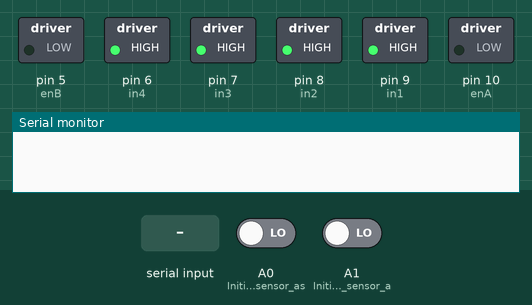
Simulated run of this sketch. Board: Arduino Uno, built with avr-gcc and run on an emulated ATmega328P. On the bench: switched loads named in the sketch (green lamp = pin HIGH), the last lines printed to the serial monitor. The test bench sets the inputs (shaded band); at power-on: A0 (Initialize_left_sensor_as) LOW, A1 (Initialize_right_sensor_a) LOW.

Above: at 1.2 s.
1.3 s: "f" received over Serial
At 1.7 s:
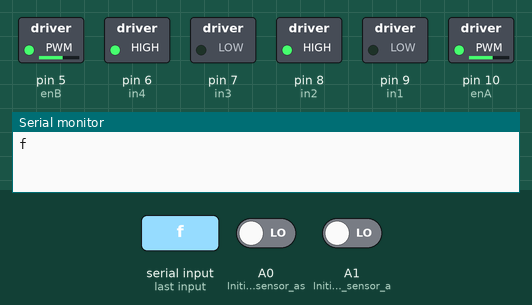
2.8 s: "b" received over Serial
At 4.0 s:
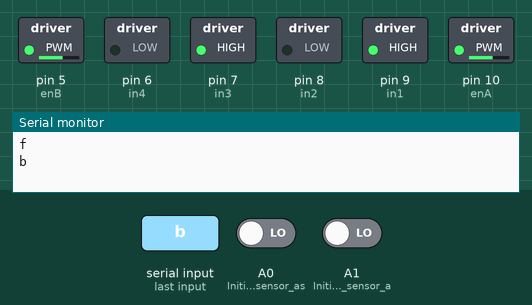
4.3 s: "r" received over Serial
At 5.2 s:
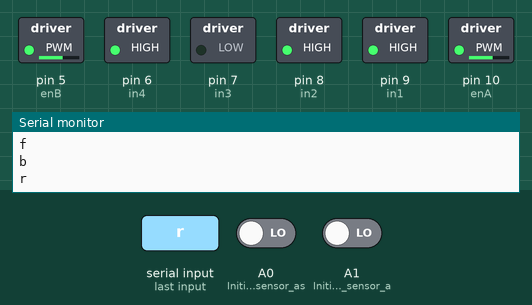
5.8 s: "l" received over Serial
At 6.3 s:
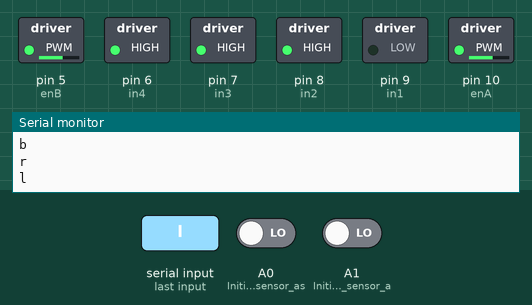
7.3 s: "m" received over Serial
At 8.5 s:
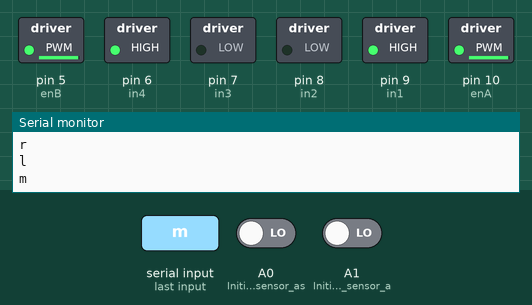
8.8 s: A0 (Initialize_left_sensor_as) driven HIGH
At 9.8 s:
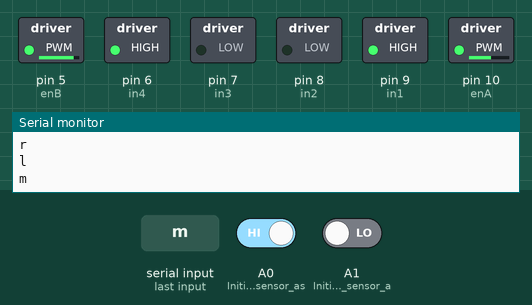
Timing chart, 0 to 11.3 s (numbered marks = the images above; inputs shaded):
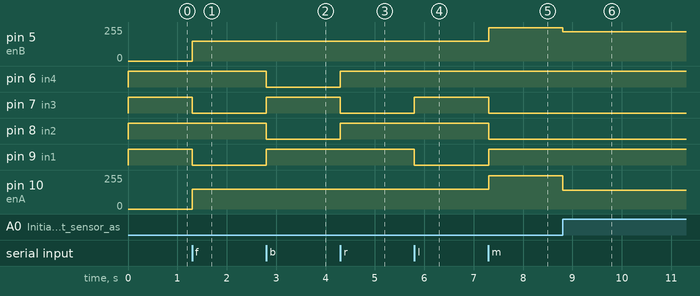

The sketch:

Final_robot_code.ino
```cpp
// ========================================
// PIN DEFINITIONS
// ========================================
int in1 = 9;                    // Motor A direction pin 1
int in2 = 8;                    // Motor A direction pin 2
int in3 = 7;                    // Motor B direction pin 1
int in4 = 6;                    // Motor B direction pin 2
int enA = 10;                   // Motor A speed control (PWM)
int enB = 5;                    // Motor B speed control (PWM)

// ========================================
// SPEED CONFIGURATIONS
// ========================================
int M1_bluetooth = 150;         // Motor 1 speed for bluetooth control
int M2_bluetooth = 150;         // Motor 2 speed for bluetooth control
int M1_Speed = 93;              // Speed of motor right (line following)
int M2_Speed = 93;              // Speed of motor left (line following)
int LeftRotationSpeed = 124;    // Left rotation speed
int RightRotationSpeed = 124;   // Right rotation speed

// ========================================
// GLOBAL VARIABLES
// ========================================
char bluetooth;                 // Variable to store bluetooth command

// ========================================
// SETUP FUNCTION
// ========================================
void setup() {
  // Configure motor control pins as outputs
  pinMode(in1, OUTPUT);
  pinMode(in2, OUTPUT);
  pinMode(in3, OUTPUT);
  pinMode(in4, OUTPUT);

  // Configure motor speed control pins as outputs
  pinMode(enA, OUTPUT);
  pinMode(enB, OUTPUT);

  // Configure sensor pins as inputs
  pinMode(A0, INPUT);           // Initialize left sensor as input
  pinMode(A1, INPUT);           // Initialize right sensor as input

  // Initialize serial communication for bluetooth
  Serial.begin(9600);
}

// ========================================
// MAIN LOOP
// ========================================
void loop() {
  // Read sensor values
  int LEFT_SENSOR = digitalRead(A0);
  int RIGHT_SENSOR = digitalRead(A1);

  // Check for bluetooth commands
  if (Serial.available()) {
    bluetooth = Serial.read();
    Serial.println(bluetooth);
  }

  // Process bluetooth commands
  if (bluetooth == 'f') {
    forwardB();                 // Move forward (bluetooth control)
  }
  else if (bluetooth == 'b') {
    backwardB();                // Move backward (bluetooth control)
  }
  else if (bluetooth == 'r') {
    rightB();                   // Turn right (bluetooth control)
  }
  else if (bluetooth == 'l') {
    leftB();                    // Turn left (bluetooth control)
  }
  else if (bluetooth == 'm') {
    // Line following mode - sensor-based navigation
    if (RIGHT_SENSOR == 1 && LEFT_SENSOR == 1) {
      forward();                // Both sensors detect line - move forward
    }
    else if (RIGHT_SENSOR == 1 && LEFT_SENSOR == 0) {
      left();                   // Right sensor detects line - turn left
    }
    else if (RIGHT_SENSOR == 0 && LEFT_SENSOR == 1) {
      right();                  // Left sensor detects line - turn right
    }
    else if (RIGHT_SENSOR == 0 && LEFT_SENSOR == 0) {
      // No line detected - execute search pattern
      digitalWrite(in1, HIGH);
      digitalWrite(in2, LOW);
      digitalWrite(in3, LOW);
      digitalWrite(in4, HIGH);
      analogWrite(enA, 250);
      analogWrite(enB, 250);
    }
    else {
      Stop();                   // Default case - stop robot
    }
  }
  else {
    Stop();                     // No valid command - stop robot
  }
}

// ========================================
// MOVEMENT FUNCTIONS - LINE FOLLOWING
// ========================================

// Move forward during line following
void forward() {
  digitalWrite(in1, LOW);
  digitalWrite(in2, HIGH);
  digitalWrite(in3, LOW);
  digitalWrite(in4, HIGH);
  analogWrite(enA, M1_Speed);
  analogWrite(enB, M2_Speed);
}

// Turn right during line following
void right() {
  digitalWrite(in1, HIGH);
  digitalWrite(in2, LOW);
  digitalWrite(in3, LOW);
  digitalWrite(in4, HIGH);
  analogWrite(enA, 140);
  analogWrite(enB, 220);
}

// Turn left during line following
void left() {
  digitalWrite(in1, LOW);
  digitalWrite(in2, HIGH);
  digitalWrite(in3, HIGH);
  digitalWrite(in4, LOW);
  analogWrite(enA, 220);
  analogWrite(enB, 160);
}

// ========================================
// MOVEMENT FUNCTIONS - BLUETOOTH CONTROL
// ========================================

// Move forward via bluetooth command
void forwardB() {
  digitalWrite(in1, LOW);
  digitalWrite(in2, HIGH);
  digitalWrite(in3, LOW);
  digitalWrite(in4, HIGH);
  analogWrite(enA, M1_bluetooth);
  analogWrite(enB, M2_bluetooth);
}

// Move backward via bluetooth command
void backwardB() {
  digitalWrite(in1, HIGH);
  digitalWrite(in2, LOW);
  digitalWrite(in3, HIGH);
  digitalWrite(in4, LOW);
  analogWrite(enA, M1_bluetooth);
  analogWrite(enB, M2_bluetooth);
}

// Turn right via bluetooth command
void rightB() {
  digitalWrite(in1, HIGH);
  digitalWrite(in2, HIGH);
  digitalWrite(in3, LOW);
  digitalWrite(in4, HIGH);
  analogWrite(enA, M1_bluetooth);
  analogWrite(enB, M2_bluetooth);
}

// Turn left via bluetooth command
void leftB() {
  digitalWrite(in1, LOW);
  digitalWrite(in2, HIGH);
  digitalWrite(in3, HIGH);
  digitalWrite(in4, HIGH);
  analogWrite(enA, M1_bluetooth);
  analogWrite(enB, M2_bluetooth);
}


// Stop all motors
void Stop() {
  digitalWrite(in1, HIGH);
  digitalWrite(in2, HIGH);
  digitalWrite(in3, HIGH);
  digitalWrite(in4, HIGH);
}
```

Measured:
- after the input at 1.3 s, pin 5 (enB), pin 10 (enA): 0/255 → 150/255 at once; pin 7 (in3), pin 9 (in1): HIGH → LOW at once
- after the input at 2.8 s, pin 6 (in4), pin 8 (in2): HIGH → LOW at once; pin 7 (in3), pin 9 (in1): LOW → HIGH at once
- after the input at 4.3 s, pin 6 (in4), pin 8 (in2): LOW → HIGH at once; pin 7 (in3): HIGH → LOW at once
- after the input at 5.8 s, pin 7 (in3): LOW → HIGH at once; pin 9 (in1): HIGH → LOW at once
- after the input at 7.3 s, pin 5 (enB), pin 10 (enA): 150/255 → 250/255 at once; pin 7 (in3), pin 8 (in2): HIGH → LOW at once; pin 9 (in1): LOW → HIGH at once
- after the input at 8.8 s, pin 5 (enB): 250/255 → 220/255 at once; pin 10 (enA): 250/255 → 140/255 at once
